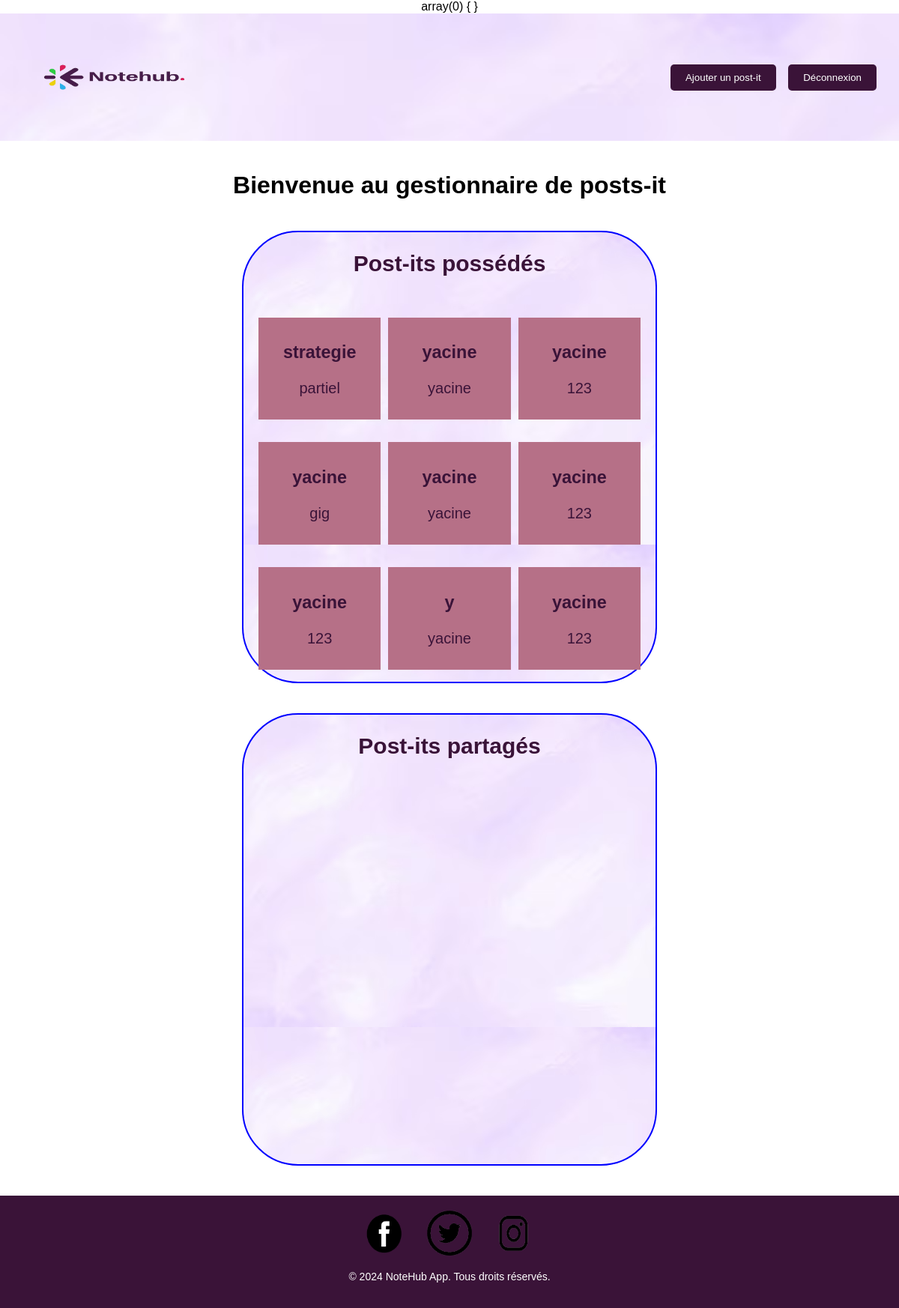
The page / on the database its author committed.
### tables this page shows
CREATE TABLE POSTIT (
    IDPOSTIT INTEGER PRIMARY KEY AUTOINCREMENT,
    DATEDECREATION TEXT NOT NULL,
    TITRE TEXT NOT NULL,
    PSEUDO TEXT NOT NULL,
    LIBELLE TEXT NOT NULL,
    IDUSER INTEGER,
    FOREIGN KEY (IDUSER) REFERENCES USER(IDUSER)
);

### controleur/AccueilController.php (called while the page is built, shortened)
<?php
var_dump($_SESSION);
require_once 'modele/PostitModel.php';
$postitModel = new PostitModel();
$allPostits = $postitModel->getAllPostits();
include 'vue/AccueilVue.php';
?>

### modele/PostitModel.php (called while the page is built, shortened)
<?php
class PostitModel {
    private $db;
    public function __construct() {
        $this->db = new PDO('sqlite:C:/laragon/www/ProjetTER/src/bdd/scrip.sqlite');
    }
    public function getAllPostits() {
        $sql = "SELECT * FROM POSTIT";
        $stmt = $this->db->prepare($sql);
        $stmt->execute();
        return $stmt->fetchAll(PDO::FETCH_ASSOC);
    }
}
?>

### vue/AccueilVue.php (the view, shortened to what this page needs)
<!DOCTYPE html>
<html lang="en">
<head>
    <link rel="stylesheet" href="vue/styles/accueil.css">
</head>
<body>
    <header>
        <div class="header-container">
            <div class="logo">
                <img src="vue/images/logosite.png" alt="logo">
            </div>
            <nav>
                <button id="ajouterPostItBtn">Ajouter un post-it</button>
                <button id="logoutBtn">Déconnexion</button>
            </nav>
        </div>
    </header>
    <div class="container">
        <h1>Bienvenue au gestionnaire de posts-it</h1>
        <div class="post-it-wrapper">
            <h2>Post-its possédés</h2>
            <div class="post-it-container" id="post-it-container-owned">
            <div class="post-it-container" id="post-it-container-owned">
    <?php foreach ($allPostits as $postit): ?>
        <div class="post-it">
            <h3><?php echo htmlspecialchars($postit['TITRE'], ENT_QUOTES, 'UTF-8'); ?></h3>
            <p><?php echo nl2br(htmlspecialchars($postit['LIBELLE'], ENT_QUOTES, 'UTF-8')); ?></p>
        </div>
    <?php endforeach; ?>
</div>
            </div>
        </div>
        <div class="post-it-wrapper">
            <h2>Post-its partagés</h2>
            <div class="post-it-container" id="post-it-container-shared">
            <div class="post-it-container" id="post-it-container-shared">
</div>
            </div>
        </div>
    </div>
    <footer>
        <div class="social-icons">
            <a href="#"><img src="vue/images/facebook.png" alt="Facebook"></a>
            <a href="#"><img src="vue/images/twitter.png" alt="Twitter"></a>
            <a href="#"><img src="vue/images/instagram.png" alt="Instagram"></a>
        </div>
        <p>&copy; 2024 NoteHub App. Tous droits réservés.</p>
    </footer>
</body>
</html>

### index.php (shortened to what this page needs)
<?php
$page = isset($_GET['page']) ? $_GET['page'] : '';
switch ($page) {
    case 'accueil':
    default:
        include 'controleur/AccueilController.php';
        break;
?>
<?php
            break;
    }
?>

### vue/styles/accueil.css (style rules this page uses)
body { font-family: Arial, sans-serif; margin: 0; padding: 0; }
.header-container { display: flex; justify-content: space-between; align-items: center; padding: 10px 30px; background-size: cover; background-image: url('fondd.png'); }
.logo img { width: 250px; height: 150px; }
nav button { background-color: #3a1338; color: #fff; border: none; padding: 10px 20px; margin-left: 12px; cursor: pointer; }
.container { text-align: center; padding: 20px; }
.post-it-wrapper { display: inline-block; margin: 20px; vertical-align: top; color: #3a1338; font-size: 20px; background-image: url('fondd.png'); height: 600px; width: 550px; border: 2px solid blue; border-radius: 75px; }
.post-it-container { display: flex; flex-wrap: wrap; justify-content: center; }
.post-it { background-color: #b67087; width: 200px; padding: 10px; margin: 10px; }
body { font-family: Arial, sans-serif; text-align: center; }
button { padding: 10px 20px; background-color: #f5e1ef; color: #0000ff; border: none; border-radius: 5px; cursor: pointer; transition: background-color 0.3s ease; }
footer { background-color: #3a1338; color: #fff; padding: 20px; text-align: center; }
.social-icons { margin-bottom: 20px; }
.social-icons a { margin: 0 10px; }
.social-icons img { width: 60px; height: 60px; vertical-align: middle; }
footer p { font-size: 14px; }
.post-it-container { display: flex; flex-wrap: wrap; gap: 10px; padding: 10px; align-items: flex-start; justify-content: space-around; max-height: 500px; overflow-y: auto; }
.post-it { width: 100%; margin: 10px 0; height: auto; max-height: 150px; overflow: hidden; }
@media (min-width: 1200px) { .post-it { flex: 1 1 calc(25% - 20px); } }

### rows shown on the page
postit: TITRE "strategie", LIBELLE "partiel"
postit: TITRE "yacine", LIBELLE "yacine"
postit: TITRE "yacine", LIBELLE "123"
postit: TITRE "yacine", LIBELLE "gig"
postit: TITRE "yacine", LIBELLE "yacine"
postit: TITRE "yacine", LIBELLE "123"
postit: TITRE "yacine", LIBELLE "123"
postit: TITRE "y", LIBELLE "yacine"
postit: TITRE "yacine", LIBELLE "123"
